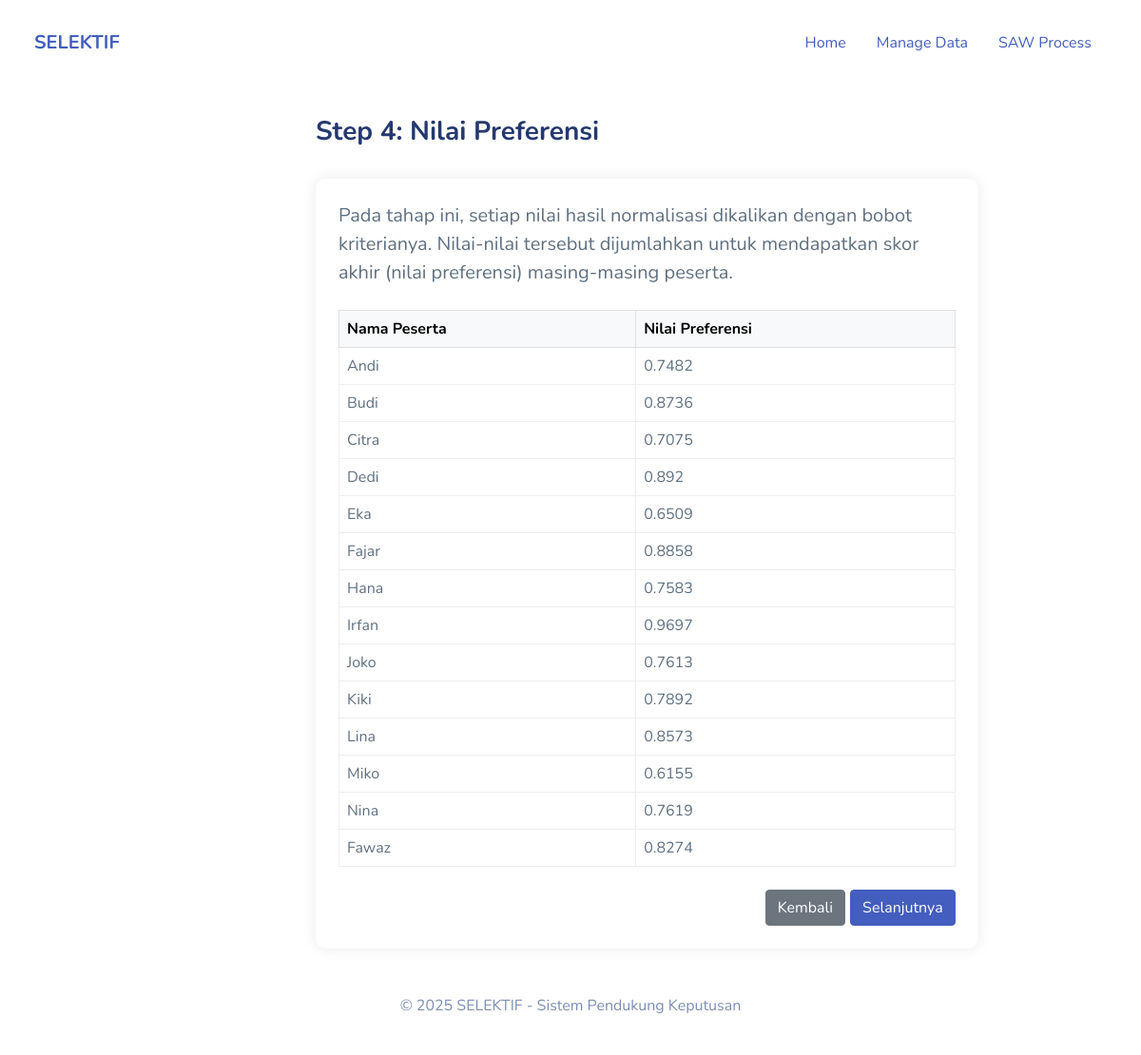
Screenshot of /saw-progress-step4.php with the database file from the repository.
### tables this page shows
CREATE TABLE `peserta` (
    `id` int(11) NOT NULL,
    `nama` varchar(100) DEFAULT NULL
);

### saw-progress-step4.php (the view, shortened to what this page needs)
<?php
include 'service/conn.php';
require 'layout/head.php';
?>
<body>
    <div id="app">
        <?php require 'layout/navbar.php'; ?>
        <div id="main">
            <div class="page-heading">
                <h3>Step 4: Nilai Preferensi</h3>
            </div>
            <div class="page-content justify-content-center">
                <div class="col-md-10">
                    <div class="card border-light mb-3" style="max-width: 75rem;">
                        <div class="card-body fs-5">
                            <p class="card-text">
                                Pada tahap ini, setiap nilai hasil normalisasi dikalikan dengan bobot kriterianya. Nilai-nilai tersebut dijumlahkan untuk mendapatkan skor akhir (nilai preferensi) masing-masing peserta.
                            </p>
                            <table class="table table-bordered mt-4">
                                <thead class="table-light">
                                    <tr>
                                        <th>Nama Peserta</th>
                                        <th>Nilai Preferensi</th>
                                    </tr>
                                </thead>
                                <tbody>
                                    <?php
                                    $kriteria_q = $koneksi->query("SELECT * FROM kriteria");
                                    $kriteria_array = [];
                                    $max_min = [];
                                    while ($k = $kriteria_q->fetch_assoc()) {
                                        $kriteria_array[] = $k;
                                        $kid = $k['id'];
                                        $nilai_q = $koneksi->query("SELECT nilai FROM nilai WHERE kriteria_id = '$kid'");
                                        $nilai_arr = [];
                                        while ($n = $nilai_q->fetch_assoc()) {
                                            $nilai_arr[] = $n['nilai'];
                                        }
                                        $max_min[$kid] = [
                                            'max' => max($nilai_arr),
                                            'min' => min($nilai_arr)
                                        ];
                                    }
                                    $peserta_q = $koneksi->query("SELECT * FROM peserta");
                                    while ($peserta = $peserta_q->fetch_assoc()) {
                                        $total_preferensi = 0;
                                        foreach ($kriteria_array as $k) {
                                            $kid = $k['id'];
                                            $bobot = $k['bobot'];
                                            $jenis = $k['jenis'];
                                            $nilai_q = $koneksi->query("SELECT nilai FROM nilai WHERE peserta_id = '{$peserta['id']}' AND kriteria_id = '$kid'");
                                            $nilai = $nilai_q->fetch_assoc()['nilai'] ?? 0;
                                            if ($jenis == 'benefit') {
                                                $r = $nilai / $max_min[$kid]['max'];
                                            } else {
                                                $r = $max_min[$kid]['min'] / $nilai;
                                            }
                                            $total_preferensi += $r * $bobot;
                                        }
                                        echo "<tr>";
                                        echo "<td>{$peserta['nama']}</td>";
                                        echo "<td>" . round($total_preferensi, 4) . "</td>";
                                        echo "</tr>";
                                    }
                                    ?>
                                </tbody>
                            </table>
                            <div class="text-end mt-4">
                                <a href="saw-progress-step3.php" class="btn btn-secondary">Kembali</a>
                                <a href="saw-progress-step5.php" class="btn btn-primary">Selanjutnya</a>
                            </div>
                        </div>
                    </div>
                </div>
            </div>
        </div>
    <?php require 'layout/footer.php'; ?>
</body>
</html>

### assets/css/app.css (style rules this page uses)
.btn.btn-danger,.btn.btn-info,.btn.btn-primary,.btn.btn-secondary,.btn.btn-success,.btn.btn-warning { color:#fff }
.card { margin-bottom:2.2rem;border:none }
.card .card-body { padding:1.5rem }
.dataTable-table td,.dataTable-table thead th,.table td,.table thead th { vertical-align:middle }
.dataTable-table:not(.table-borderless) thead th,.table:not(.table-borderless) thead th { border-bottom:1px solid #dedede!important }
#main { margin-left:300px;padding:2rem }
.page-heading { margin:0 0 2rem }
.page-heading h3 { font-weight:700 }
a { text-decoration:none }

### rows the page displays
peserta: nama "Andi", total_preferensi "0.7482"
peserta: nama "Budi", total_preferensi "0.8736"
peserta: nama "Citra", total_preferensi "0.7075"
peserta: nama "Dedi", total_preferensi "0.892"
peserta: nama "Eka", total_preferensi "0.6509"
peserta: nama "Fajar", total_preferensi "0.8858"
peserta: nama "Hana", total_preferensi "0.7583"
peserta: nama "Irfan", total_preferensi "0.9697"
peserta: nama "Joko", total_preferensi "0.7613"
peserta: nama "Kiki", total_preferensi "0.7892"
peserta: nama "Lina", total_preferensi "0.8573"
peserta: nama "Miko", total_preferensi "0.6155"
peserta: nama "Nina", total_preferensi "0.7619"
peserta: nama "Fawaz", total_preferensi "0.8274"
